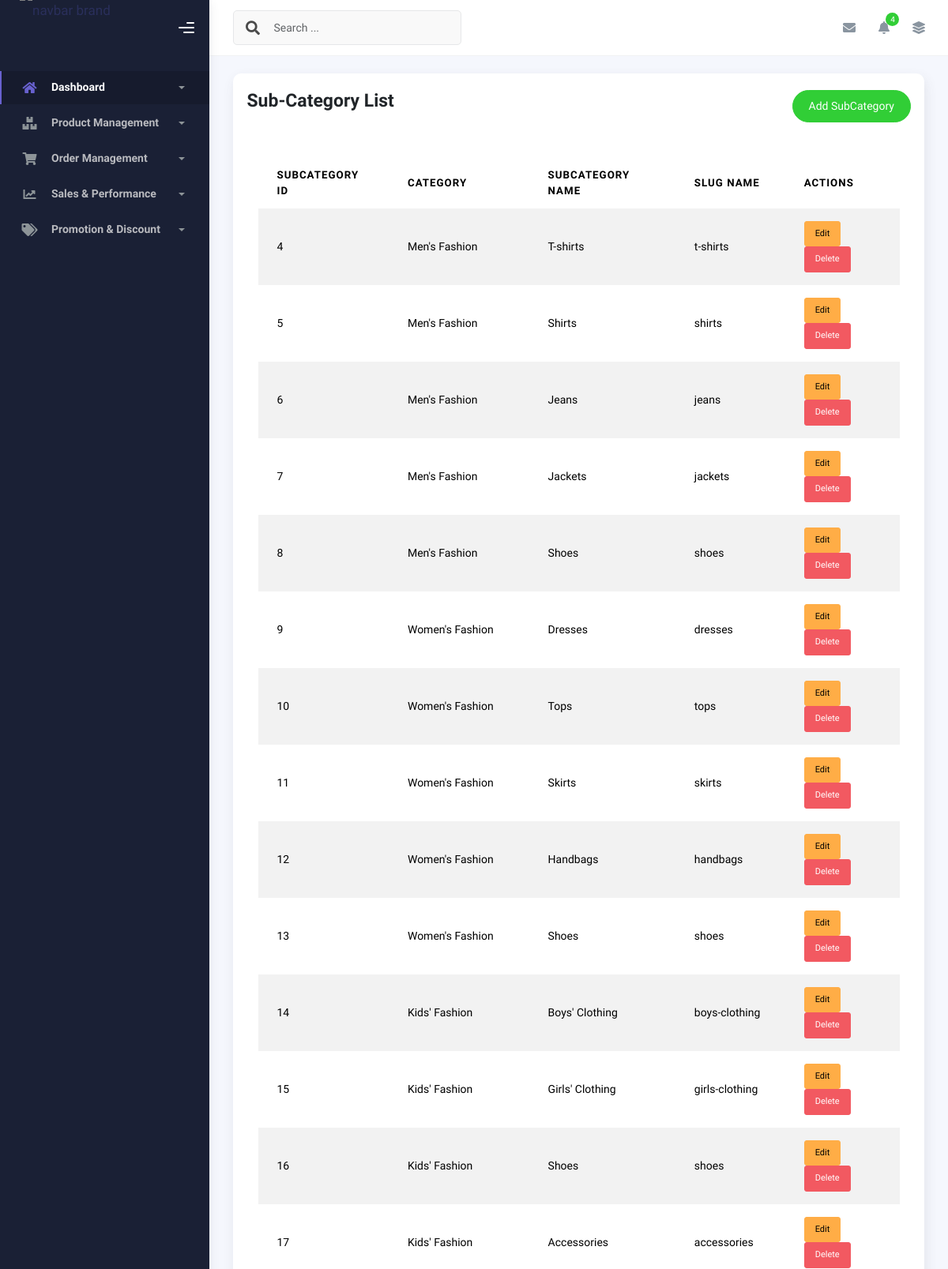
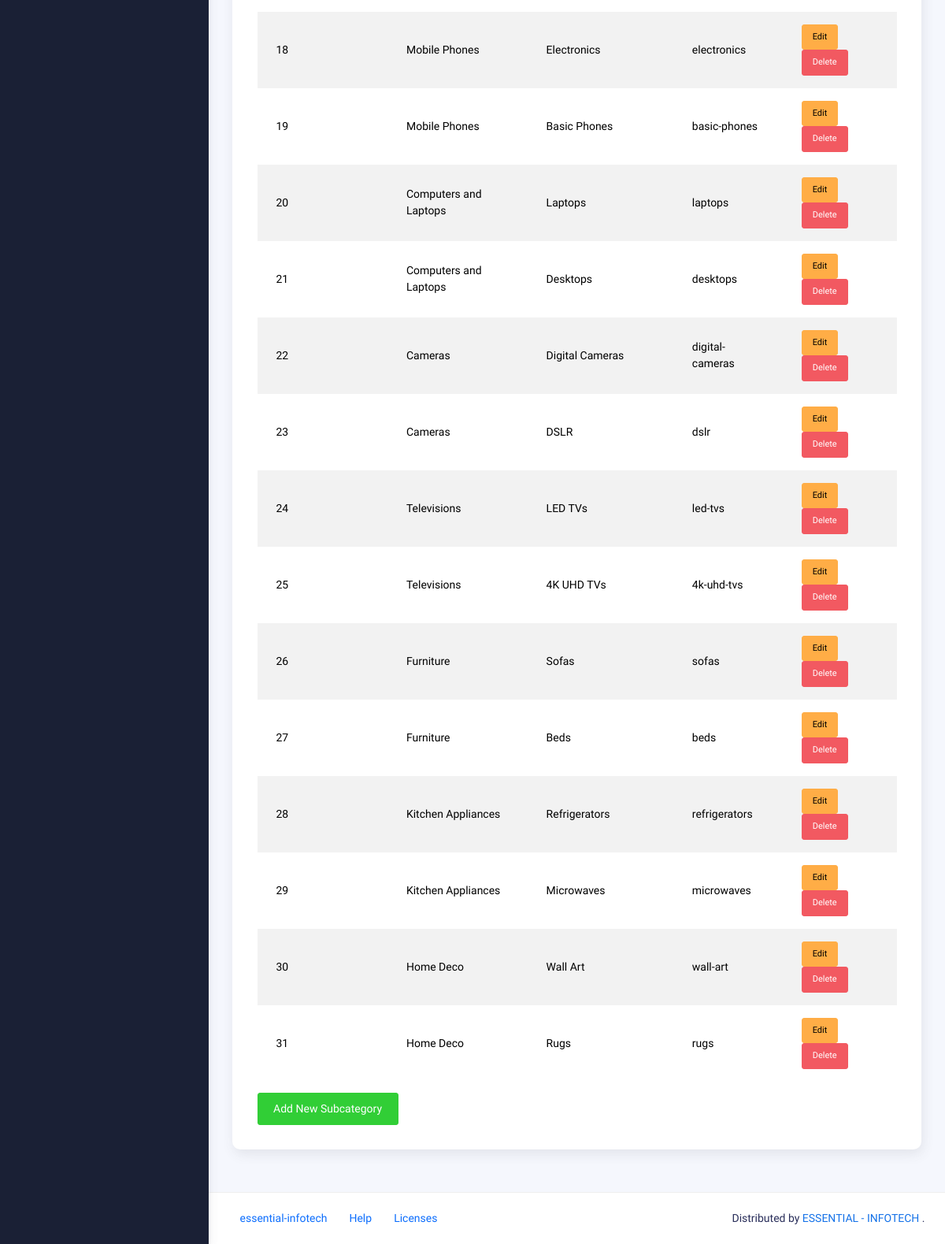
Page /product-management/subcategories/ on the committed database (2 pictures, top to bottom).
### product_management/models.py (models this page shows, shortened)
class SubCategory(models.Model):
    category = models.ForeignKey(Category, on_delete= models.CASCADE, related_name = 'subcategories')
    subcategory_name = models.CharField(max_length=255)
    subcategory_slug = models.SlugField(max_length=255)
    created_at = models.DateTimeField(auto_now_add=True)
    updated_at = models.DateTimeField(auto_now=True)

class Category(models.Model):
    product_type = models.ForeignKey(ProductType, on_delete= models.CASCADE, related_name = 'product_type')
    category_name = models.CharField(max_length=255)
    category_slug = models.SlugField(max_length=255)
    category_image = models.ImageField(upload_to='category_images/', blank=True,null=True)
    created_at = models.DateTimeField(auto_now_add=True)
    updated_at = models.DateTimeField(auto_now=True)

### product_management/views.py (the view)
# urls.py: path('subcategories/', subcategory_list, name='subcategory-list'),
def subcategory_list(request):
    subcategories = SubCategory.objects.all()
    return render(request, 'product_management/subcategory.html',  {'subcategories': subcategories})

### templates/product_management/subcategory.html (shortened to what this page needs)
{% extends 'base.html' %}
{% block content %}
    <div class="container">
        <div class="page-inner">
            <div class="row">
                <div class="col-md-12">
                    <div class="card p-3">
                        <div class="page-header d-flex justify-content-between p-1">
                            <h3 class="fw-bold mb-3">Sub-Category List</h3>
                            <a href="{% url 'subcategory-form' %}" class="btn btn-success btn-round ms-auto text-white" style="text-decoration: none;">
                                Add SubCategory
                            </a>
                        </div>
                        <div class="card-body">
                            <div class="table-responsive">
                                <table id="subcategory-table" class="display table table-striped table-hover">
                                    <thead>
                                        <tr>
                                            <th>Subcategory ID</th>
                                            <th>Category</th>
                                            <th>Subcategory Name</th>
                                            <th>Slug Name</th>
                                            <th>Actions</th>
                                        </tr>
                                    </thead>
                                    <tbody>
                                        {% for subcategory in subcategories %}
                                        <tr>
                                            <td>{{ subcategory.id }}</td>
                                            <td>{{ subcategory.category.category_name }}</td>
                                            <td>{{ subcategory.subcategory_name }}</td>
                                            <td>{{ subcategory.subcategory_slug }}</td>
                                            <td>
                                                <a href="{% url 'subcategory-edit' subcategory.id %}" class="btn btn-warning btn-sm">Edit</a>
                                                <form action="{% url 'subcategory-delete' subcategory.id %}" method="post" style="display:inline;" onsubmit="return confirm('Are you sure you want to delete this subcategory?');">
                                                    <button type="submit" class="btn btn-danger btn-sm">Delete</button>
                                                </form>
                                            </td>
                                        </tr>
                                        {% empty %}
                                        <tr>
                                            <td colspan="4" class="text-center">No subcategories found.</td>
                                        </tr>
                                        {% endfor %}
                                    </tbody>
                                </table>
                            </div>
                            <a href="{% url 'subcategory-form' %}" class="btn btn-success">Add New Subcategory</a>
                        </div>
                    </div>
                </div>
            </div>
        </div>
    </div>
{% endblock %}

### rows in the picture
SubCategory: id "4", category.category_name "Men's Fashion", subcategory_name "T-shirts", subcategory_slug "t-shirts"
SubCategory: id "5", category.category_name "Men's Fashion", subcategory_name "Shirts", subcategory_slug "shirts"
SubCategory: id "6", category.category_name "Men's Fashion", subcategory_name "Jeans", subcategory_slug "jeans"
SubCategory: id "7", category.category_name "Men's Fashion", subcategory_name "Jackets", subcategory_slug "jackets"
SubCategory: id "8", category.category_name "Men's Fashion", subcategory_name "Shoes", subcategory_slug "shoes"
SubCategory: id "9", category.category_name "Women's Fashion", subcategory_name "Dresses", subcategory_slug "dresses"
SubCategory: id "10", category.category_name "Women's Fashion", subcategory_name "Tops", subcategory_slug "tops"
SubCategory: id "11", category.category_name "Women's Fashion", subcategory_name "Skirts", subcategory_slug "skirts"
SubCategory: id "12", category.category_name "Women's Fashion", subcategory_name "Handbags", subcategory_slug "handbags"
SubCategory: id "13", category.category_name "Women's Fashion", subcategory_name "Shoes", subcategory_slug "shoes"
SubCategory: id "14", category.category_name "Kids' Fashion", subcategory_name "Boys' Clothing", subcategory_slug "boys-clothing"
SubCategory: id "15", category.category_name "Kids' Fashion", subcategory_name "Girls' Clothing", subcategory_slug "girls-clothing"
SubCategory: id "16", category.category_name "Kids' Fashion", subcategory_name "Shoes", subcategory_slug "shoes"
SubCategory: id "17", category.category_name "Kids' Fashion", subcategory_name "Accessories", subcategory_slug "accessories"
SubCategory: id "18", category.category_name "Mobile Phones", subcategory_name "Electronics", subcategory_slug "electronics"
SubCategory: id "19", category.category_name "Mobile Phones", subcategory_name "Basic Phones", subcategory_slug "basic-phones"
SubCategory: id "20", category.category_name "Computers and Laptops", subcategory_name "Laptops", subcategory_slug "laptops"
SubCategory: id "21", category.category_name "Computers and Laptops", subcategory_name "Desktops", subcategory_slug "desktops"
SubCategory: id "22", category.category_name "Cameras", subcategory_name "Digital Cameras", subcategory_slug "digital-cameras"
SubCategory: id "23", category.category_name "Cameras", subcategory_name "DSLR", subcategory_slug "dslr"
SubCategory: id "24", category.category_name "Televisions", subcategory_name "LED TVs", subcategory_slug "led-tvs"
SubCategory: id "25", category.category_name "Televisions", subcategory_name "4K UHD TVs", subcategory_slug "4k-uhd-tvs"
SubCategory: id "26", category.category_name "Furniture", subcategory_name "Sofas", subcategory_slug "sofas"
SubCategory: id "27", category.category_name "Furniture", subcategory_name "Beds", subcategory_slug "beds"
SubCategory: id "28", category.category_name "Kitchen Appliances", subcategory_name "Refrigerators", subcategory_slug "refrigerators"
SubCategory: id "29", category.category_name "Kitchen Appliances", subcategory_name "Microwaves", subcategory_slug "microwaves"
SubCategory: id "30", category.category_name "Home Deco", subcategory_name "Wall Art", subcategory_slug "wall-art"
SubCategory: id "31", category.category_name "Home Deco", subcategory_name "Rugs", subcategory_slug "rugs"
